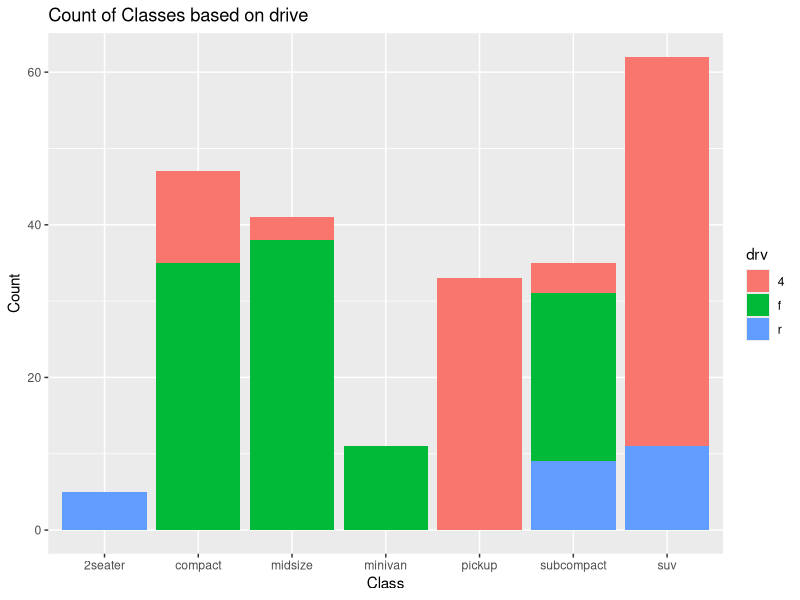

This chart was generated by the following R code:
library(ggplot2)

df <- mpg

pl <- ggplot(df,aes(x=class))
pl2 <- pl + geom_bar(aes(fill=drv))

pl3 <- pl2 + xlab('Class') + ylab('Count') + ggtitle('Count of Classes based on drive')
print(pl3)